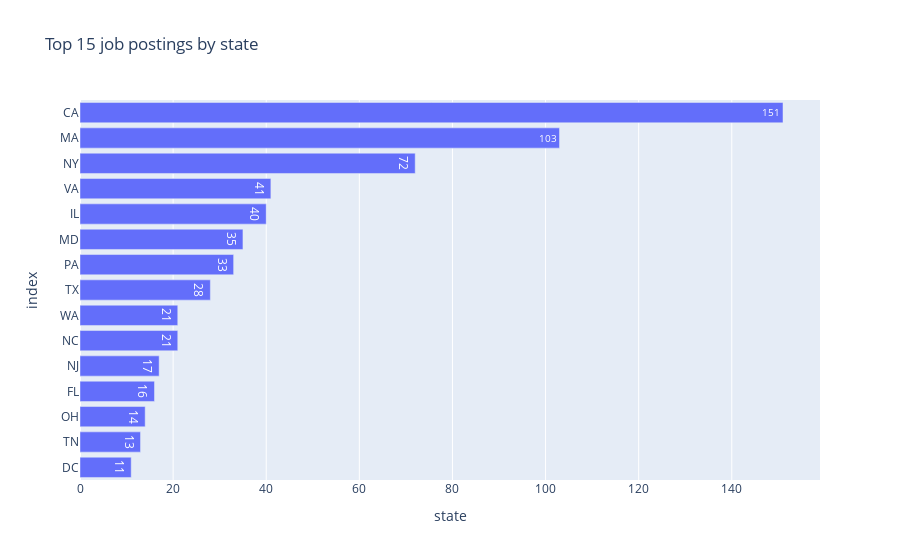

The notebook cell saved with this chart:
### Code cell
state_openings=data['state'].value_counts().sort_values(ascending=True).reset_index().tail(15)
fig = px.bar(state_openings, y='index', x='state',title='Top 15 job postings by state',text='state')
fig.show()

### Figure 1 — Plotly figure (JSON) as saved in the notebook; plotly's stock layout.template omitted (floating-point values rounded to 4 significant figures)
{"data": [{"alignmentgroup": "True", "hovertemplate": "state=%{text}<br>index=%{y}<extra></extra>", "legendgroup": "", "marker": {"color": "#636efa", "pattern": {"shape": ""}}, "name": "", "offsetgroup": "", "orientation": "h", "showlegend": false, "text": [11, 13, 14, 16, 17, 21, 21, 28, 33, 35, 40, 41, 72, 103, 151], "textposition": "auto", "type": "bar", "x": [11, 13, 14, 16, 17, 21, 21, 28, 33, 35, 40, 41, 72, 103, 151], "xaxis": "x", "y": [" DC", " TN", " OH", " FL", " NJ", " NC", " WA", " TX", " PA", " MD", " IL", " VA", " NY", " MA", " CA"], "yaxis": "y"}], "layout": {"barmode": "relative", "legend": {"tracegroupgap": 0}, "title": {"text": "Top 15 job postings by state"}, "xaxis": {"anchor": "y", "domain": [0, 1], "title": {"text": "state"}}, "yaxis": {"anchor": "x", "domain": [0, 1], "title": {"text": "index"}}}}
